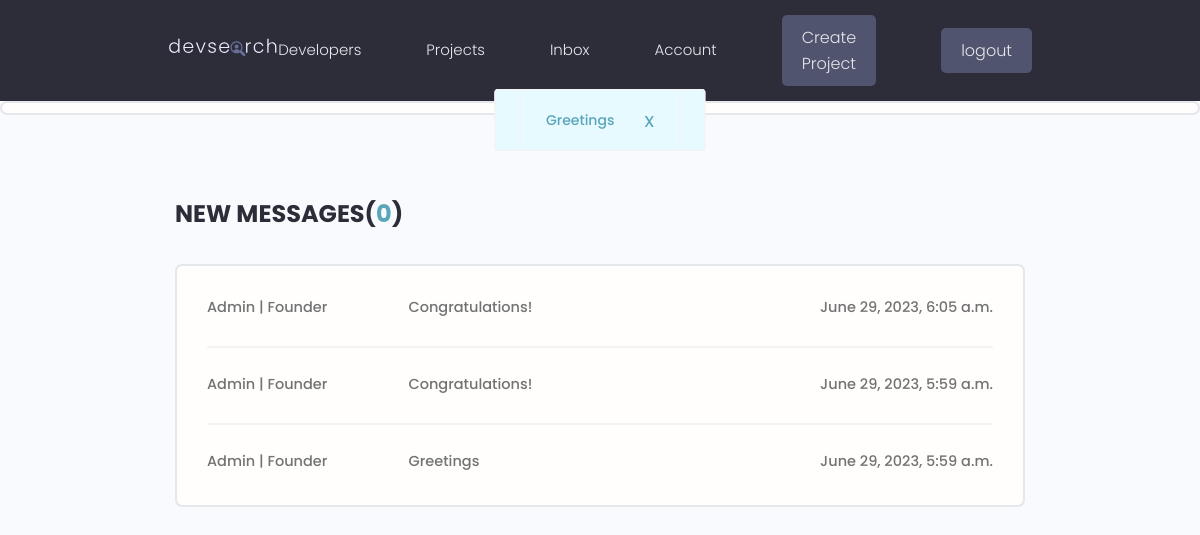
Screenshot of /inbox/ (signed in) with the database file from the repository.
### users/models.py (models this page shows)
class Message(models.Model):
    sender = models.ForeignKey(Profile, on_delete=models.SET_NULL,null=True)
    receiver = models.ForeignKey(Profile, on_delete=models.SET_NULL, null=True,related_name='receiver')
    name = models.CharField(max_length=200,null=True,blank=True)
    email = models.EmailField(max_length=200,null=True,blank=True)
    body = models.TextField()
    is_read = models.BooleanField(default=False,editable=True)
    subject = models.CharField(max_length=200,null=True,blank=True)
    id = models.UUIDField(default=uuid.uuid4,unique=True,primary_key=True,editable=False)
    created = models.DateTimeField(auto_now=True)
    def __str__(self):
        return self.subject
    class Meta:
        ordering = ['is_read','-created']

### users/views.py (the view)
# urls.py: path('inbox/',views.inbox,name="inbox"),
@login_required(login_url="login")
def inbox(request):
    Allmessages = Message.objects.filter(receiver=request.user.profile)
    unreadCount = Allmessages.filter(is_read=False).count()
    return render(request,"users/inbox.html",{"messages":Allmessages,"unreadCount":unreadCount})

### users/templates/users/inbox.html
{% extends 'main.html' %}
{% block content %}
<main class="inbox my-xl">
  <div class="content-box">
    <h3 class="inbox__title">New Messages(<span>{{unreadCount}}</span>)</h3>
    <ul class="messages">
      {% for message in messages %}
      {% if message.is_read == False %}
      <li class="message message--unread">
        {% else %}
      <li class="message">
        {% endif %}
        <a href="{% url 'message' message.id %}">
          <span class="message__author">{{message.name}}</span>
          <span class="message__subject">{{message.subject}}</span>
          <span class="message__date">{{message.created}}</span>
        </a>
      </li>
      {% endfor %}
    </ul>
  </div>
</main>
{% endblock content %}

### templates/main.html (shortened to what this page needs)
{% load static %}
<!DOCTYPE html>
<html lang="en">
<head>
    <link rel="stylesheet" href="https://cdn.iconmonstr.com/1.3.0/css/iconmonstr-iconic-font.min.css" />
    <link rel="stylesheet" href="{% static 'uikit/styles/uikit.css' %}" />
    <link rel="stylesheet" href="{% static 'styles/app.css' %}" />
    <link rel="stylesheet" href="https://cdnjs.cloudflare.com/ajax/libs/font-awesome/4.7.0/css/font-awesome.min.css"><title>DevSearch - Connect with Developers!</title>
</head>
<body>
    <header class="header">
        <div class="container container--narrow">
          <a href="{% url 'profiles' %}" class="header__logo">
            <img src="{% static 'images/logo.svg' %}" alt="DevSearch Logo" />
          </a>
          <nav class="header__nav">
            <ul class="header__menu">
              <li class="header__menuItem"><a href="{% url 'profiles' %}">Developers</a></li>
              <li class="header__menuItem"><a href="{% url 'projects' %}">Projects</a></li>
              <li class="header__menuItem"><a href="{% url 'inbox' %}">Inbox</a></li>
              {% if request.user.is_authenticated %}
              <li class="header__menuItem"><a href="{% url 'account' %}">Account</a></li>
              <li class="header__menuItem"><a href="{% url 'createProject' %}" class="btn btn--sub"">Create Project</a></li>
              <li class="header__menuItem"><a href="{% url 'logout' %}" class="btn btn--sub">logout</a></li>
              {% else %}
              <li class="header__menuItem"><a href="{% url 'login' %}" class="btn btn--sub">Login/Sign Up</a></li>
              {% endif %}
            </ul>
          </nav>
        </div>
      </header>
        {% if messages %}
          <ul class="messages">
              {% for message in messages %}
              <div class = "alert alert--{{message.tags}}">
                <p class = "alert__message">{{message}}</p>
                <button class = "alert__close">x</button>
              </div>
              {% endfor %}
          </ul>
        {% endif %}
        {% block content %}
        {% endblock content %}
</body>
</html>

### static/styles/app.css (style rules this page uses)
:root { --color-sub: #2d2d39; }
.btn--sub { background-color: var(--color-sub-light); }
img { width: 100%; }
.content-box { width: 95%; max-width: 85rem; margin: 0 auto; }
.header { position: sticky; z-index: 111; background-color: var(--color-sub); padding: 1.5rem 0; }
.header > .container { display: flex; justify-content: space-between; align-items: center; }
.header__logo > img { height: 3.8rem; }
.header__nav > ul { display: inline-flex; align-items: center; list-style: none; gap: 6.5rem; }
.header__menuItem > a { color: var(--color-light); font-weight: 300; }
.inbox { height: 90vh; }
.inbox__title, .inbox__title span { font-size: 2.4rem; font-weight: 700; color: var(--color-sub); text-transform: uppercase; text-align: left; margin-bottom: 3rem; }
.inbox__title span { color: var(--color-main); }
.messages { list-style: none; background: var(--color-white); padding: 0.5rem 3rem; border: 2px solid var(--color-light); border-radius: 0.7rem; }
.message { padding: 2.5rem 0; }
.message > a span { font-size: 1.45rem; font-weight: 500; }
.message:not(:last-child) { border-bottom: 2px solid var(--color-white-light); }
.message > a { display: flex; gap: 1rem; }
.message__author, .message__date { flex-basis: 25%; }
.message__subject { flex-basis: 50%; }
.message__date { text-align: right; }
.alert { position: fixed; left: 50%; top: 120px; transform: translate(-50%, -50%); z-index: 99999; }

### static/uikit/styles/modules/_variables.css (style rules this page uses)
:root { --color-main: #5aa5b9; --color-main-light: #e6faff; --color-sub: #3f4156; --color-sub-light: #51546e; --color-sub-lighter: #ededfd; --color-text: #737373; --color-gray: #8b8b8b; --color-light: #e5e7eb; --color-light-gray: #767676; --color-bg: #f8fafd; --color-white: #fffefd; --color-white-light: #f3f3f3; --color-success: #359e64; --color-success-bg: #def8e8; --color-error: #fc4b0b; --color-error-bg: #fff2ee; --font-base: 'Poppins', arial, helvetica, 'Segoe UI', roboto, ubuntu, sans-serif; --font-monospace: 'Fira Code', 'Courier New', courier, monospace; --font-regular: 300; --font-medium: 500; --font-bold: 700; --generic-shadow: 1px 1px 5px #00000010; --generic-transition: all 0.3s ease-in-out; }

### static/uikit/styles/modules/_base.css (style rules this page uses)
* { margin: 0; padding: 0; box-sizing: border-box; text-rendering: optimizeLegibility; color: inherit; font-size: inherit; }
html { font-size: 50%; }
@media only screen and (min-width: 480px) { html { font-size: 56.25%; } }
@media only screen and (min-width: 1200px) { html { font-size: 62.5%; } }
body { line-height: 1.6; font-weight: 400; font-size: 1.5rem; color: var(--color-text); background-color: var(--color-bg); min-height: 100vh; }

### static/uikit/styles/modules/_typography.css (style rules this page uses)
* { font-family: var(--font-base); }
h3 { font-size: 3.2rem; font-weight: var(--font-medium); }
p, span, strong { font-size: 1.6rem; color: var(--color-text); font-weight: var(--font-regular); }
a { padding-bottom: 2px; text-decoration: none; display: inline-block; color: var(--color-main); font-weight: var(--font-medium); }

### static/uikit/styles/modules/_utilities.css (style rules this page uses)
.container { width: 92%; max-width: 165rem; margin: 0 auto; box-sizing: border-box; }
.container--narrow { width: 92%; max-width: 120rem; }
@media screen and (min-width: 1000px) { .container { width: 90%; } }
@media screen and (min-width: 1000px) { .container--narrow { width: 85%; } }
@media screen and (min-width: 1200px) { .container { width: 80%; } }
@media screen and (min-width: 1200px) { .container--narrow { width: 72%; } }
.my-xl { margin: 8rem auto; }

### static/uikit/styles/modules/_button.css (style rules this page uses)
.btn { display: inline-block; position: relative; cursor: pointer; background-color: var(--color-light); font-weight: var(--font-medium); color: var(--color-sub); text-decoration: none; padding: 1rem 2rem; border-radius: 0.5rem; border: none; width: -webkit-fit-content; width: -moz-fit-content; width: fit-content; height: -webkit-fit-content; height: -moz-fit-content; height: fit-content; font-size: 1.6rem; outline-width: 0; outline-color: transparent; -webkit-backface-visibility: hidden; backface-visibility: hidden; transition: all 0.3s ease-in-out; }
.btn--sub { background-color: var(--color-sub); color: var(--color-white); }

### rows the page displays
Message: subject "Greetings", name "Admin | Founder", created "June 29, 2023, 5:59 a.m."
Message: name "Admin | Founder", subject "Congratulations!", created "June 29, 2023, 6:05 a.m."
Message: name "Admin | Founder", subject "Congratulations!", created "June 29, 2023, 5:59 a.m."

### other values shown
{{ unreadCount }} "0"
